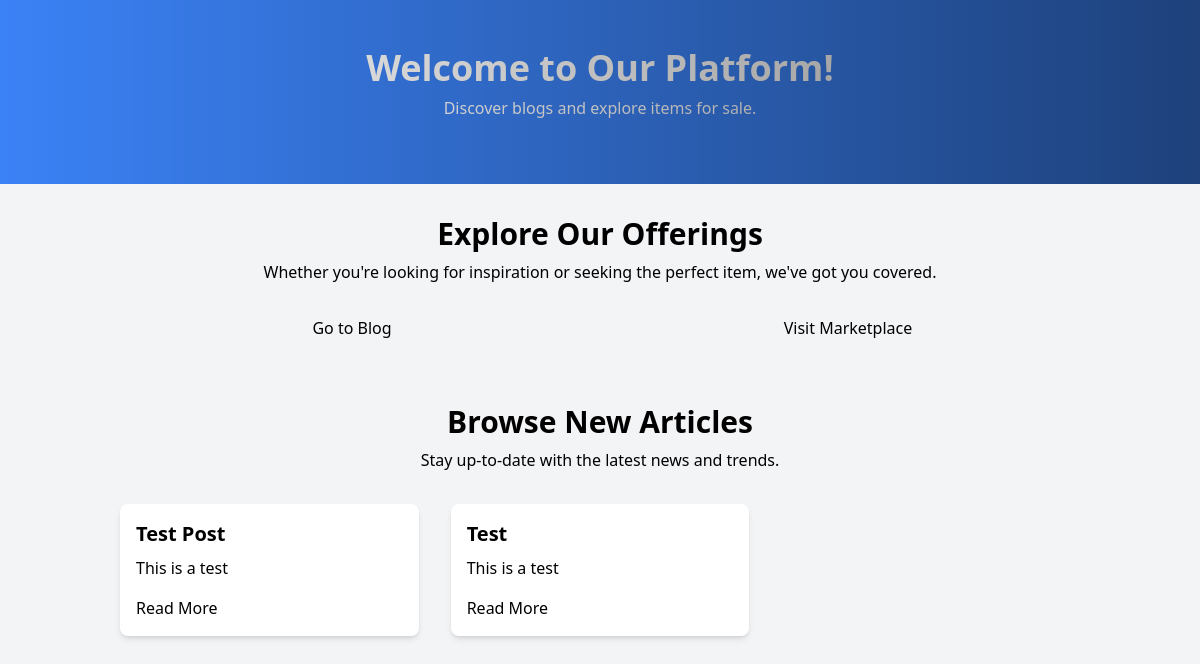
/, run on an earlier commit of the app's database.
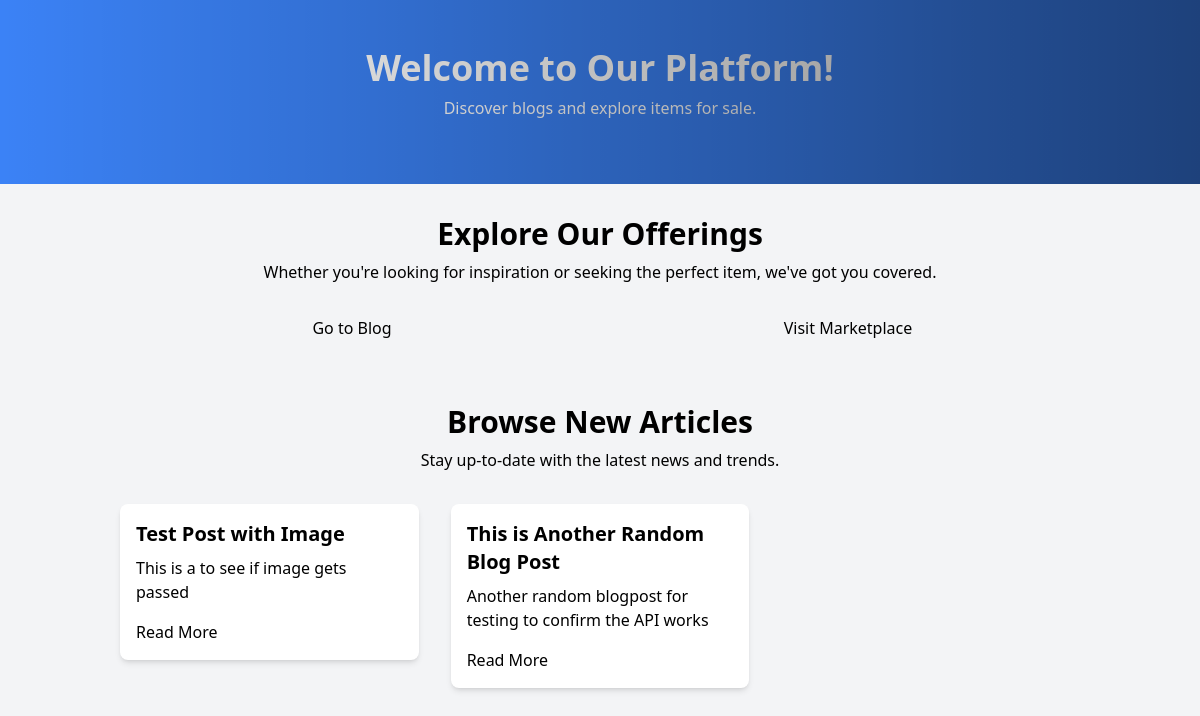
And on a later commit of the database.
### blog/models.py (models this page shows, shortened)
class Post(models.Model):
    STATUS_CHOICES = (
        ('draft', 'Draft'),
        ('published', 'Published'),
    )
    title = models.CharField(max_length=200)
    slug = models.SlugField(unique=True)
    content = models.TextField()
    status = models.CharField(
        max_length=10,
        choices=STATUS_CHOICES,
        default='draft'
        )
    publish_date = models.DateTimeField(auto_now_add=True)
    author = models.ForeignKey(settings.AUTH_USER_MODEL, on_delete=models.CASCADE)
    on_delete=models.CASCADE
    thumbnail = models.ImageField(
        upload_to='thumbnails/',
        blank=True,
        null=True
        )  # New field for thumbnail

### mysite/views.py (the view)
# urls.py: path('', landing_page, name='landing'),
def landing_page(request):
    blog_posts = Post.objects.all()[:5]  # Fetch the latest 5 blog posts
    marketplace_items = Item.objects.all()[:5]  # Fetch the latest 5 marketplace items
    return render(request, 'landing_page.html', {
        'blog_posts': blog_posts,
        'marketplace_items': marketplace_items,
    })

### templates/landing_page.html (shortened to what this page needs)
{% load static %}
<html lang="en">
  <head>
    <script src="https://cdn.tailwindcss.com"></script>
    <link rel="stylesheet" href="{% static 'css/style.css' %}">
  </head>
<body class="bg-gray-100">
    <header class="text-center p-12 bg-blue-500 text-white relative">
        <h1 class="text-4xl font-bold mb-2">
            Welcome to Our Platform!
        </h1>
        <p class="max-w-xl mx-auto mb-4">
            Discover blogs and explore items for sale.
        </p>
        <div class="absolute inset-0 bg-gradient-to-r from-transparent to-black opacity-50"></div>
    </header>
    <div class="container mx-auto">
    <section class="container mx-auto px-4 py-8">
        <div class="text-center">
            <h2 class="text-3xl font-semibold mb-2">
                Explore Our Offerings
            </h2>
            <p class="mb-8">
                Whether you're looking for inspiration or seeking the perfect item, we've got you covered.
            </p>
        <div class="grid grid-cols-1 md:grid-cols-2 gap-8">
            <div class="col-span-full md:col-span-1">
                <a
                    href="{% url 'blog:index' %}"
                    class="btn btn-primary w-full">
                    Go to Blog
                </a>
            </div>
            <div class="col-span-full md:col-span-1">
                <a
                    href="{% url 'marketplace:index' %}"
                    class="btn btn-secondary w-full">
                    Visit Marketplace
                </a>
            </div>
      </div>
    </section>
    <section class="container mx-auto px-4 py-8">
        <div class="text-center">
            <h2 class="text-3xl font-semibold mb-2">
                Browse New Articles
            </h2>
            <p class="mb-8">
                Stay up-to-date with the latest news and trends.
            </p>
        </div>
        <div class="grid grid-cols-1 md:grid-cols-3 gap-8">
            {% for blog_post in blog_posts %}
            <div class="col-span-full md:col-span-1">
                <div class="bg-white p-4 rounded-lg shadow-md">
                    <h3 class="text-xl font-semibold mb-2">
                        {{ blog_post.title }}
                    </h3>
                    <p class="mb-4">
                        {{ blog_post.content }}
                    </p>
                    <a
                        href="{% url 'blog:post_detail' blog_post.id %}"
                        class="btn btn-primary w-full">
                        Read More
                    </a>
                </div>
            </div>
            {% endfor %}
        </div>
  </body>
</html>

What changed in the data, as far as the page shows it:
removed Post: title "Test Post", content "This is a test"
removed Post: title "Test", content "This is a test"
added Post: title "Test Post with Image", content "This is a to see if image gets passed"
added Post: title "This is Another Random Blog Post", content "Another random blogpost for testing to confirm the API works"
